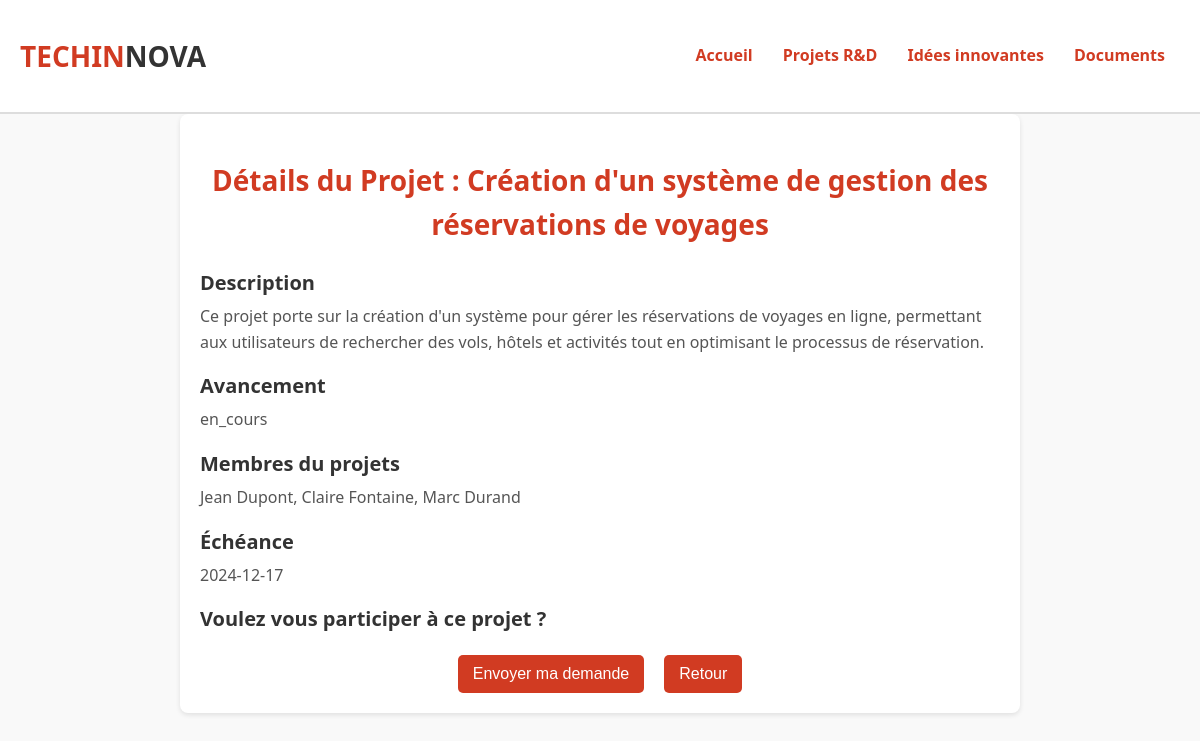
The page /espace_collabo/detail.php?id=12 on the database its author committed.
### tables this page shows
CREATE TABLE `projets` (
  `id` int(11) NOT NULL,
  `titre` varchar(255) NOT NULL,
  `description_projet` text NOT NULL,
  `objectifs` text DEFAULT NULL,
  `etat` enum('en_cours','a_venir','termine') DEFAULT 'en_cours',
  `progression` int(11) DEFAULT 0 CHECK (`progression` between 0 and 100),
  `createur_id` int(11) NOT NULL,
  `date_creation` datetime DEFAULT current_timestamp(),
  `date_fin` date DEFAULT NULL,
  `date_modification` datetime DEFAULT current_timestamp() ON UPDATE current_timestamp()
);

### espace_collabo/detail.php (the view, shortened to what this page needs)
<?php
require_once("C:/xampp/htdocs/projet_web/config/connexion.php");
require("C:/xampp/htdocs/projet_web/config/commandes.php");
if (isset($_GET['id']) && !empty($_GET['id'])) {
    $id_projet = $_GET['id'];
    try {
        $sql = "SELECT * FROM projets WHERE id = :id";
        $stmt = $db->prepare($sql);
        $stmt->bindParam(':id', $id_projet, PDO::PARAM_STR);
        $stmt->execute();
        $projet = $stmt->fetch(PDO::FETCH_ASSOC);
        $titre = $projet['titre'];
        $description = $projet['description_projet'];
        $date_fin = $projet['date_fin'];
        $etat = $projet['etat'];
    } catch (PDOException $e) {
        echo "Erreur : " . $e->getMessage();
    }
} else {
    echo "Titre non spécifié ou vide.";
}
?>
<!DOCTYPE html>
<html lang="fr">
<head>
    <link rel="stylesheet" href="css/detail.css">
    <link rel="stylesheet" href="https://cdnjs.cloudflare.com/ajax/libs/font-awesome/6.0.0-beta3/css/all.min.css">
</head>
<body>
    <header class="navbar">
        <div class="logo">
            <h1><span>TECHIN</span>NOVA</h1>
        </div>
        <nav class="menu">
            <ul>
                <li><a href="acceuil.php">Accueil</a></li>
                <li><a href="projetr&d.php">Projets R&D</a></li>
                <li><a href="idee.php">Idées innovantes</a></li>
                <li><a href="doc.php">Documents</a></li>
            </ul>
        </nav>
    </header>
    <main id="content">
        <h2>Détails du Projet : <?= $titre ?></h2>
        <section class="project-details">
            <h3>Description</h3>
            <p> <?= $description ?> </p>
            <h3>Avancement</h3>
            <p><?= $etat ?></p>
            <h3>Membres du projets</h3>
            <p>Jean Dupont, Claire Fontaine, Marc Durand</p>
            <h3>Échéance</h3>
            <p><?= $date_fin ?></p>
            <h3>Voulez vous participer à ce projet ?</h3>
        </section>
        <div class="action-buttons">
            <form action="" method="post">
                <button type="submit" id="btn_demande" name="btn_demande">Envoyer ma demande</button>
            </form>
            <a href="projetr&d.php"><button>Retour</button></a>
        </div>
    </main>
</body>
</html>

### espace_collabo/css/detail.css (style rules this page uses)
body { margin: 0; padding: 0; font-family: 'Segoe UI', Tahoma, Geneva, Verdana, sans-serif; background-color: #f9f9f9; color: #333; line-height: 1.6; }
.navbar { display: flex; justify-content: space-between; align-items: center; background-color: #fff; padding: 15px 20px; border-bottom: 2px solid #ddd; position: sticky; top: 0; z-index: 1000; }
.logo h1 { font-size: 28px; color: #333; }
.logo span { color: #d13b22; font-weight: bold; }
.menu ul { list-style: none; display: flex; margin: 0; padding: 0; }
.menu ul li a { text-decoration: none; color: #d13b22; font-weight: bold; margin: 0 15px; transition: color 0.3s; }
main { padding: 20px; max-width: 800px; margin: auto; background-color: #fff; border-radius: 8px; box-shadow: 0 2px 5px rgba(0, 0, 0, 0.1); }
main h2 { text-align: center; font-size: 28px; color: #d13b22; margin-bottom: 20px; }
.project-details h3 { font-size: 20px; margin: 15px 0 5px; color: #333; }
.project-details p { margin: 0 0 10px; font-size: 16px; color: #555; }
.action-buttons { display: flex; justify-content: center; gap: 20px; margin-top: 20px; }
.action-buttons button { padding: 10px 15px; font-size: 16px; border: none; border-radius: 5px; cursor: pointer; transition: background-color 0.3s, transform 0.3s; cursor: pointer; }
.action-buttons button:first-child { background-color: #ddd; color: #333; }
.action-buttons button:last-child { background-color: #d13b22; color: #fff; }

### rows shown on the page
projets: titre "Création d'un système de gestion des réservations de voyages", description_projet "Ce projet porte sur la création d'un système pour gérer les réservations de voyages en ligne, permettant aux utilisateurs de rechercher des vols, hôtels et activités tout en optimisant le processus de réservation.", etat "en_cours", date_fin "2024-12-17"
